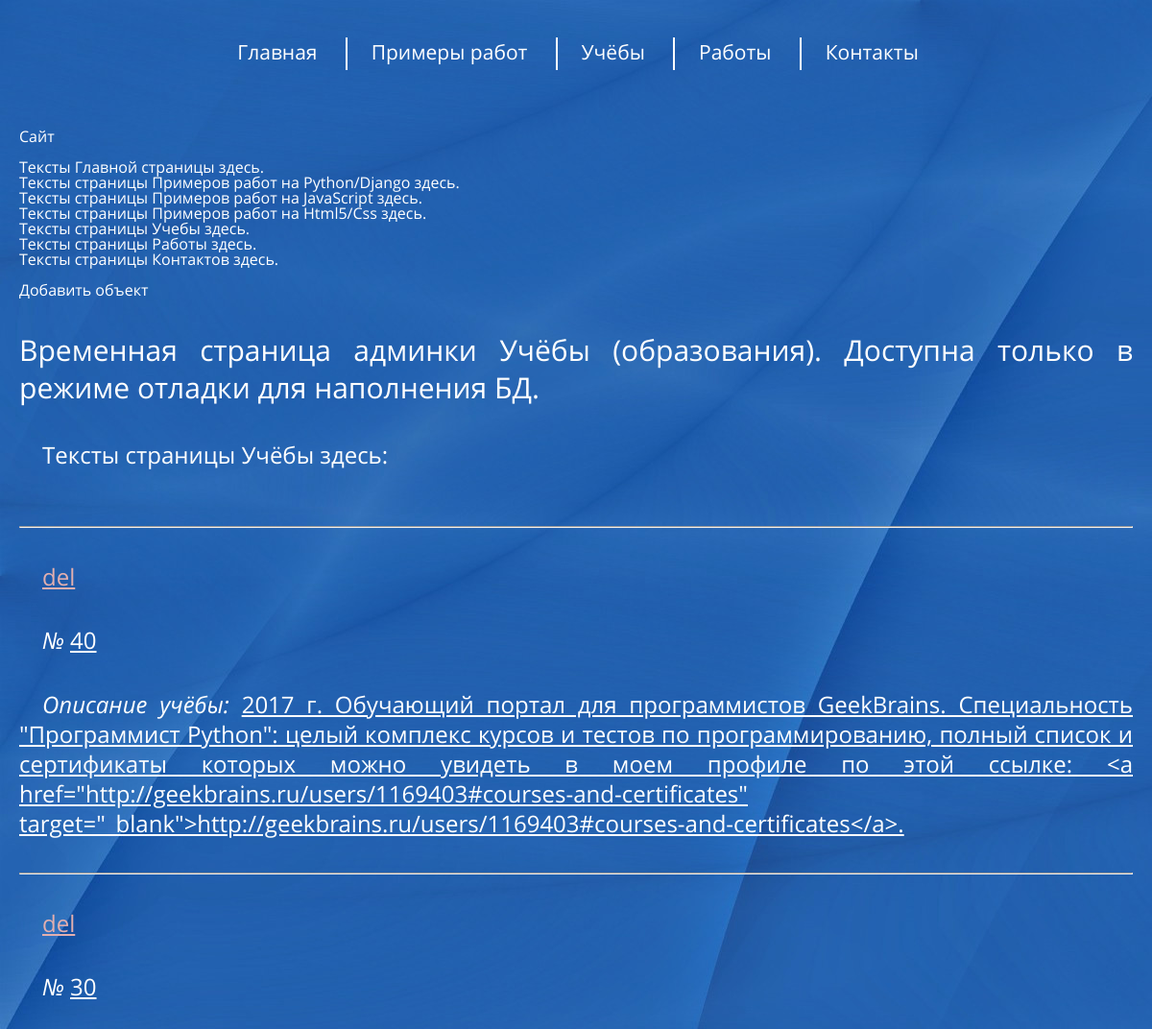
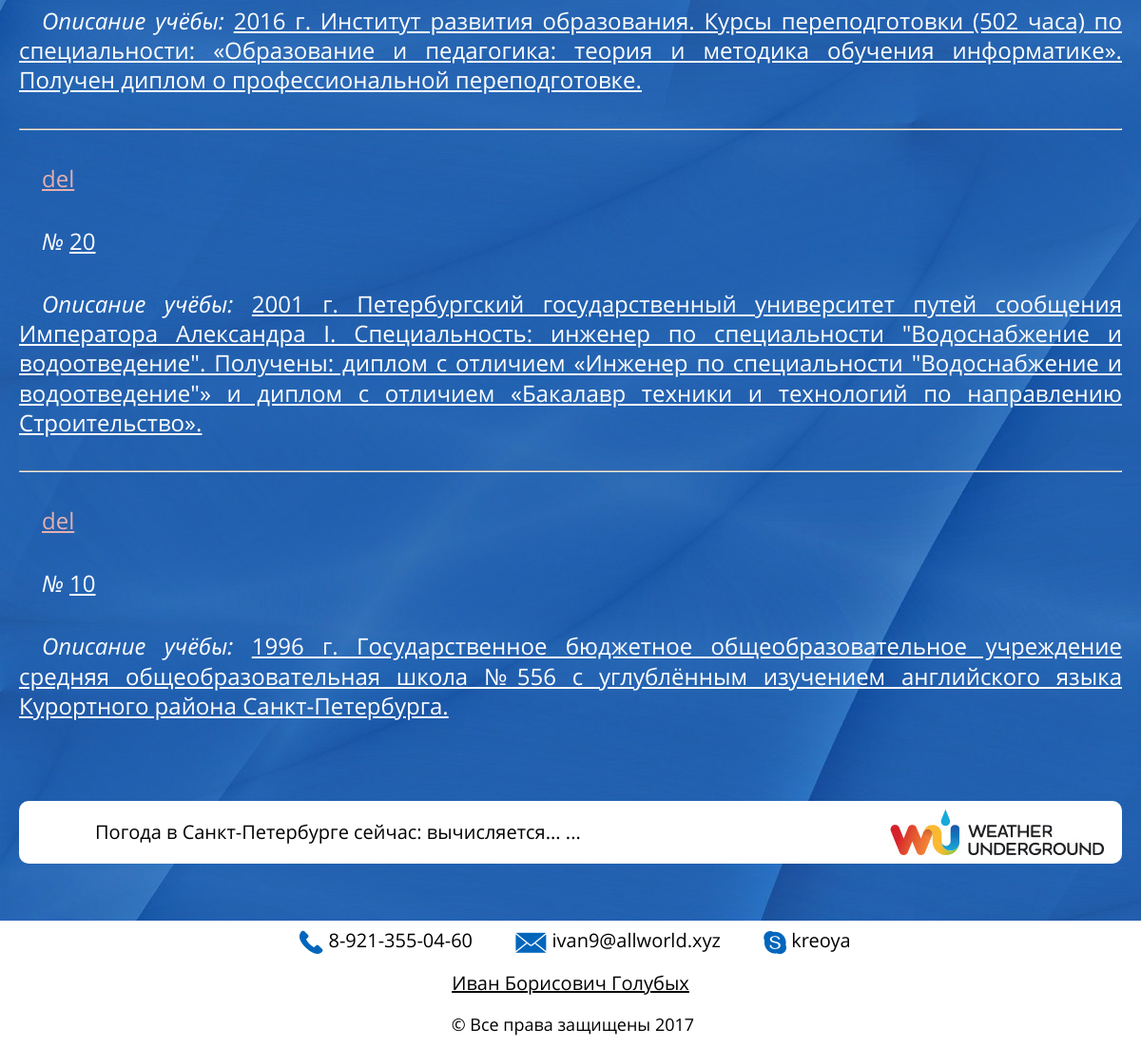
Screenshot of /portfolio/2017_portfolio/admin_education/ with the database file from the repository (2 pictures, top to bottom).
### app_main/models_education.py (models this page shows, shortened)
class Education(models.Model):
    ordinal = models.PositiveSmallIntegerField(
        blank=False,
        null=False,
        db_index=True,
        unique=True,
        help_text='Порядковый номер объекта на странице',
        verbose_name='Порядковый номер объекта на странице',
        )
    text = models.TextField(
        blank=False,
        null=False,
        db_index=False,
        unique=False,
        help_text='Описание места учёбы',
        verbose_name='Описание места учёбы',
        )

### app_admin_debug/views_admin_education_pages.py (the view)
class AdminEducationListView(ListView):
    queryset = Education.objects.order_by('ordinal').reverse()
    template_name = 'admin_education.html'

### app_admin_debug/templates/admin_education.html (shortened to what this page needs)
{% extends "base.html" %}
{% block content  %}
    {% include 'admin_menu.html' %}
    <br>
    <br><a href="{% url 'admin_education-add' %}">Добавить объект</a>
    <br>
    <h1>Временная страница админки Учёбы (образования). Доступна только в режиме отладки для наполнения БД.</h1>
    <p>Тексты страницы Учёбы здесь:</p>
    <br>
    {% for obj in object_list %}
        <hr>
        <p><a style="color:#e2afaf;" href="{% url 'admin_education-del' obj.id%}">del</a></p>
<p><i>№</i> <a href="{% url 'admin_education-update' obj.id%}">{{obj.ordinal}}</a></p>
<p><i>Описание учёбы:</i> <a href="{% url 'admin_education-update' obj.id%}">{{obj.text}}</a></p>
    {% endfor %}
{% endblock %}

### general_static/general/style/style.css (style rules this page uses)
* { font-weight: 400; color: inherit; text-decoration: none; }
html, body { height: 100%; color: #ffffff; }
body { width: 100%; min-width: 320px; border: 0px; background-color: #2361b0; -webkit-hyphens: auto; -moz-hyphens: auto; -ms-hyphens: auto; text-align: justify; }
article p a, article li a { text-decoration: underline; }
h1, h2, h3, h4, p, li { line-height: 1.3em; }
h2, i { font-family: OpenSansItalic; }
@media screen and (min-width: 481px) { html { font-family: OpenSansRegular; } }
@media screen and (min-width: 481px) { body h1 { font-size: 30px; } }
@media screen and (min-width: 481px) { body p { font-size: 24px; } }
@media screen and (min-width: 481px) { body p, body h1, body h2, body h3, body h4 { margin: 35px 0px; } }
p { text-indent: 1em; }

### rows the page displays
Education: ordinal "40", text "2017 г. Обучающий портал для программистов GeekBrains. Специальность \"Программист Python\": целый комплекс курсов и тестов по программированию, полный список и сертификаты которых можно увидеть в моем профиле по этой ссылке: <a href=\"http://geekbrains.ru/users/1169403#courses-and-certificates\" target=\"_blank\">http://geekbrains.ru/users/1169403#courses-and-certificates</a>."
Education: ordinal "30", text "2016 г. Институт развития образования. Курсы переподготовки (502 часа) по специальности: «Образование и педагогика: теория и методика обучения информатике». Получен диплом о профессиональной переподготовке."
Education: ordinal "20", text "2001 г. Петербургский государственный университет путей сообщения Императора Александра I. Специальность: инженер по специальности \"Водоснабжение и водоотведение\". Получены: диплом с отличием «Инженер по специальности \"Водоснабжение и водоотведение\"» и диплом с отличием «Бакалавр техники и технологий по направлению Строительство»."
Education: ordinal "10", text "1996 г. Государственное бюджетное общеобразовательное учреждение средняя общеобразовательная школа №556 с углублённым изучением английского языка Курортного района Санкт-Петербурга."
